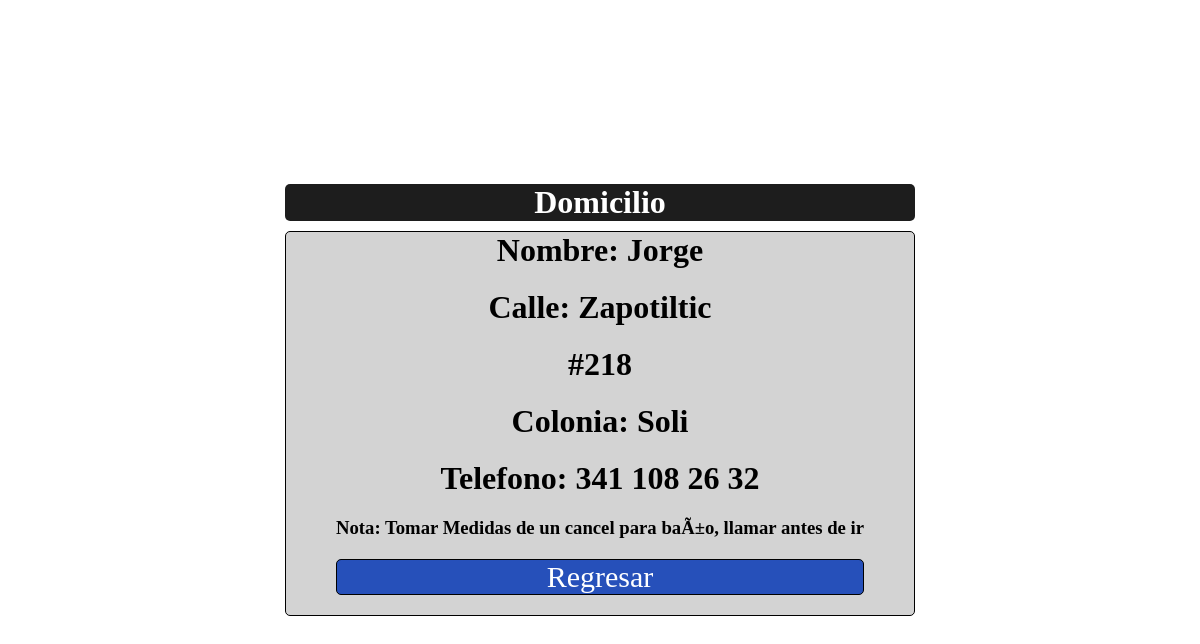
The page /php/ver.php?id=7 on the database its author committed.
### tables this page shows
CREATE TABLE `agenda` (
  `id` int(11) NOT NULL,
  `nombre` varchar(50) DEFAULT NULL,
  `calle` varchar(50) DEFAULT NULL,
  `numero` varchar(30) DEFAULT NULL,
  `colonia` varchar(50) DEFAULT NULL,
  `telefono` varchar(30) DEFAULT NULL,
  `nota` varchar(255) DEFAULT NULL,
  `bandera` varchar(10) DEFAULT NULL
);

### php/ver.php (the view, shortened to what this page needs)
<!DOCTYPE html>
<html lang="en">
<head>
    <link rel="stylesheet" href="../css/card.css">
</head>
<body>
    <header>
        <h1>Domicilio</h1>
    </header>
    <div class = "card">
    <?php
        include "conexion.php";
        if(isset($_GET['id'])) {
            $id = $_GET['id'];
            $sql = 'SELECT * FROM `agenda` WHERE id ='.$id.'';
            $resultados = $conexion -> query($sql);
                    while($res = $resultados -> fetch_array(MYSQLI_BOTH) ){
                        echo'
                        <h1>Nombre: '.$res['nombre'].'</h1>
                        <h1>Calle: '.$res['calle'].'</h1>
                        <h1>#'.$res['numero'].'</h1>
                        <h1>Colonia: '.$res['colonia'].'</h1>
                        <h1>Telefono: '.$res['telefono'].'</h1>
                        <h3>Nota: '.$res['nota'].'</h3>
                        ';
            }
        }
    ?>
        <a href="../index.php">Regresar</a>
    </div>
</body>
</html>

### css/card.css (style rules this page uses)
* { padding: 0; margin: 0; }
body { display: grid; justify-content: center; align-content: center; min-height: 100vh; }
header { background-color: rgb(29, 29, 29); margin-bottom: 10px; border-radius: 5px; }
header h1 { color: white; }
h1 { text-align: center; }
.card { max-width: 600px; padding-left: 50px; padding-right: 50px; padding-bottom: 20px; background-color: lightgrey; border-radius: 5px; border: solid 1px black; display: grid; grid-gap: 20px; justify-content: center; }
.card h3 { text-align: center; }
a { display: block; text-decoration: none; border: solid 1px black; border-radius: 5px; background-color: #2650BA; color: white; text-align: center; font-size: 30px; }

### rows shown on the page
agenda: nombre "Jorge", calle "Zapotiltic", numero "218", colonia "Soli", telefono "341 108 26 32", nota "Tomar Medidas de un cancel para baÃ±o, llamar antes de ir"
